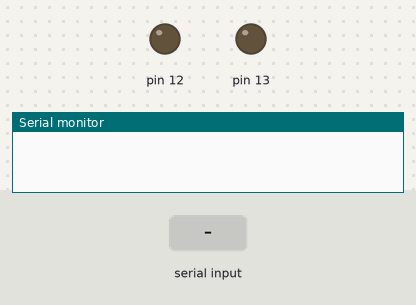
Bench run of a sketch on a simulated Arduino Uno, built with avr-gcc and run on an emulated ATmega328P. Parts: output pins drawn as LEDs (lit = HIGH), the last lines printed to the serial monitor. The test bench sets the inputs (shaded band).

Above: at 1.2 s.
1.3 s: "A" received over Serial
At 1.37 s:
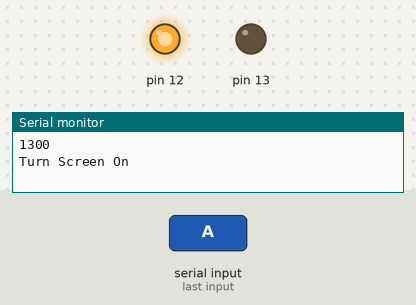
3.1 s: "B" received over Serial
At 3.35 s:
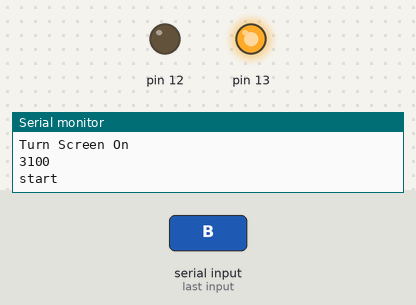
Timing chart, 0 to 6.1 s (numbered marks = the images above; inputs shaded):
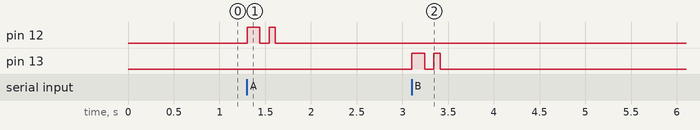

Measured:
- after the input at 1.3 s, pin 12: LOW → HIGH at once, → LOW 0.14 s later, → HIGH 0.10 s later, → LOW 0.07 s later
- after the input at 3.1 s, pin 13: LOW → HIGH at once, → LOW 0.14 s later, → HIGH 0.10 s later, → LOW 0.07 s later

The sketch:

EMS.ino
```cpp
int data;
unsigned long time_ms;
//Mode 4 => for impulse, other modes start slowly then intensify slowly


void setup() {
  // Setup code runs once.
  Serial.begin(9600);
  // Int+ on pin 13, Int- on pin12.
  pinMode(12, OUTPUT);
  pinMode(13, OUTPUT);
}

void loop() {
  // put your main code here, to run repeatedly:
  if(Serial.available()) {
    // Data = input to serial monitor.
    data = Serial.read();
    // Delay_button_press = delay in ms between delivering HIGH and LOW (simulate button press)
    int delay_button_press = 70;
    // Delay_between_buttons = delay between button presses.
    int delay_between_buttons = 100;
    // if data is A, deliver
    if(data == 'A') {
      // Keep track of time for debug purposes.
      time_ms = millis();
      Serial.println(time_ms);

      // Awake device.
      Serial.println("Turn Screen On");
      buttonPress(12, delay_button_press);

      // Loop to simulate several button presses
      for (int i = 0; i < 1; i ++) {
        Serial.println(time_ms);
        Serial.println("start");
        buttonPress(12, delay_button_press);
        delay(delay_between_buttons);
        buttonPress(12, delay_button_press);
      }

      // Print total time to increase to set intensity for debug purposes.
      Serial.println(millis()-time_ms);
    } else if (data == 'B') {
      // Keep track of time for debug purposes.
      time_ms = millis();
      Serial.println(time_ms);

      // Awake device.
      Serial.println("Turn Screen On");
      buttonPress(13, delay_button_press);

      // Loop to simulate several button presses
      for (int i = 0; i < 1; i ++) {
        Serial.println(time_ms);
        Serial.println("start");
        buttonPress(13, delay_button_press);
        delay(delay_between_buttons);
        buttonPress(13, delay_button_press);
      }
    }
  }
}

// Function to simulate button press.
void buttonPress(int pinID, int button_delay_ms) {
  digitalWrite(pinID,HIGH);
  delay(button_delay_ms);
  digitalWrite(pinID,LOW);
}
```
